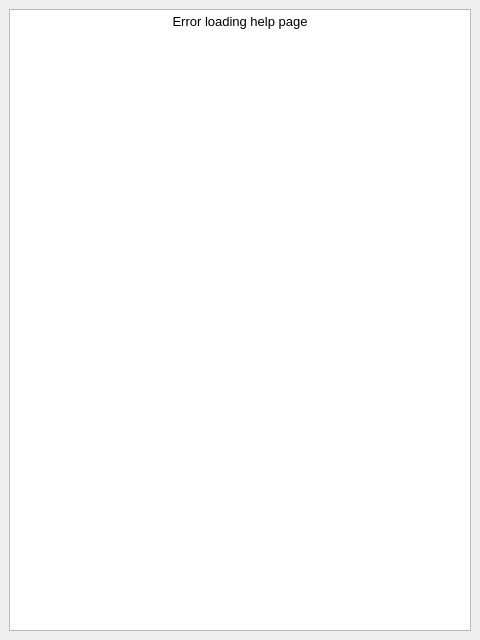
<?xml version="1.0" encoding="UTF-8"?>
<ui version="4.0">
 <class>HelpWindow</class>
 <widget class="QMainWindow" name="HelpWindow">
  <property name="geometry">
   <rect>
    <x>0</x>
    <y>0</y>
    <width>480</width>
    <height>640</height>
   </rect>
  </property>
  <property name="sizePolicy">
   <sizepolicy hsizetype="Expanding" vsizetype="Expanding">
    <horstretch>0</horstretch>
    <verstretch>0</verstretch>
   </sizepolicy>
  </property>
  <property name="windowTitle">
   <string>User Help</string>
  </property>
  <widget class="QWidget" name="centralwidget">
   <property name="sizePolicy">
    <sizepolicy hsizetype="Expanding" vsizetype="Expanding">
     <horstretch>1</horstretch>
     <verstretch>1</verstretch>
    </sizepolicy>
   </property>
   <layout class="QVBoxLayout" name="verticalLayout">
    <item>
     <widget class="QTextBrowser" name="textBrowser">
      <property name="sizePolicy">
       <sizepolicy hsizetype="Expanding" vsizetype="Expanding">
        <horstretch>1</horstretch>
        <verstretch>1</verstretch>
       </sizepolicy>
      </property>
      <property name="html">
       <string>&lt;!DOCTYPE HTML PUBLIC &quot;-//W3C//DTD HTML 4.0//EN&quot; &quot;http://www.w3.org/TR/REC-html40/strict.dtd&quot;&gt;
&lt;html&gt;&lt;head&gt;&lt;meta name=&quot;qrichtext&quot; content=&quot;1&quot; /&gt;&lt;style type=&quot;text/css&quot;&gt;
p, li { white-space: pre-wrap; }
&lt;/style&gt;&lt;/head&gt;&lt;body style=&quot; font-family:'Sans Serif'; font-size:10pt; font-weight:400; font-style:normal;&quot;&gt;
&lt;p align=&quot;center&quot; style=&quot; margin-top:0px; margin-bottom:0px; margin-left:0px; margin-right:0px; -qt-block-indent:0; text-indent:0px;&quot;&gt;&lt;span style=&quot; font-family:'Sans Serif';&quot;&gt;Error loading help page&lt;/span&gt;&lt;/p&gt;&lt;/body&gt;&lt;/html&gt;</string>
      </property>
     </widget>
    </item>
   </layout>
  </widget>
 </widget>
 <resources/>
 <connections/>
</ui>
